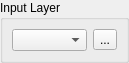
<?xml version="1.0" encoding="UTF-8"?>
<ui version="4.0">
 <class>LayerSelectorWidgetForm</class>
 <widget class="QWidget" name="LayerSelectorWidgetForm">
  <property name="geometry">
   <rect>
    <x>0</x>
    <y>0</y>
    <width>129</width>
    <height>57</height>
   </rect>
  </property>
  <property name="sizePolicy">
   <sizepolicy hsizetype="Preferred" vsizetype="Fixed">
    <horstretch>0</horstretch>
    <verstretch>0</verstretch>
   </sizepolicy>
  </property>
  <property name="windowTitle">
   <string>Layer Selector</string>
  </property>
  <layout class="QGridLayout" name="gridLayout_3">
   <property name="margin">
    <number>0</number>
   </property>
   <item row="0" column="0">
    <widget class="QGroupBox" name="m_groupBox">
     <property name="sizePolicy">
      <sizepolicy hsizetype="Preferred" vsizetype="Fixed">
       <horstretch>0</horstretch>
       <verstretch>0</verstretch>
      </sizepolicy>
     </property>
     <property name="title">
      <string>Input Layer</string>
     </property>
     <layout class="QGridLayout" name="gridLayout_2">
      <item row="0" column="0">
       <layout class="QGridLayout" name="gridLayout">
        <item row="0" column="0">
         <widget class="QComboBox" name="m_layerComboBox"/>
        </item>
        <item row="0" column="1">
         <widget class="QToolButton" name="m_layerSearchToolButton">
          <property name="text">
           <string>...</string>
          </property>
         </widget>
        </item>
       </layout>
      </item>
     </layout>
    </widget>
   </item>
  </layout>
 </widget>
 <resources/>
 <connections/>
</ui>
